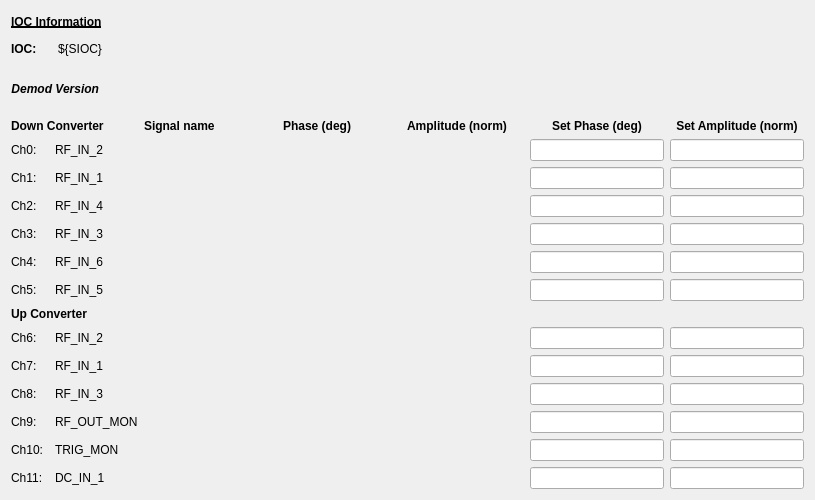
<?xml version="1.0" encoding="UTF-8"?>
<ui version="4.0">
 <class>Form</class>
 <widget class="QWidget" name="Form">
  <property name="geometry">
   <rect>
    <x>0</x>
    <y>0</y>
    <width>815</width>
    <height>500</height>
   </rect>
  </property>
  <property name="windowTitle">
   <string>Demodulator - ${DEV}</string>
  </property>
  <layout class="QVBoxLayout" name="verticalLayout">
   <item>
    <layout class="QGridLayout" name="gridLayout_2">
     <item row="1" column="1">
      <widget class="PyDMLabel" name="PyDMLabel_25">
       <property name="toolTip">
        <string/>
       </property>
       <property name="text">
        <string>${SIOC}</string>
       </property>
      </widget>
     </item>
     <item row="1" column="0">
      <widget class="QLabel" name="label_19">
       <property name="font">
        <font>
         <weight>75</weight>
         <bold>true</bold>
        </font>
       </property>
       <property name="text">
        <string>IOC: </string>
       </property>
      </widget>
     </item>
     <item row="1" column="2">
      <layout class="QHBoxLayout" name="horizontalLayout_2">
       <item>
        <spacer name="horizontalSpacer_2">
         <property name="orientation">
          <enum>Qt::Horizontal</enum>
         </property>
         <property name="sizeHint" stdset="0">
          <size>
           <width>40</width>
           <height>20</height>
          </size>
         </property>
        </spacer>
       </item>
      </layout>
     </item>
     <item row="0" column="0" colspan="2">
      <widget class="QLabel" name="label_18">
       <property name="font">
        <font>
         <weight>75</weight>
         <bold>true</bold>
         <underline>true</underline>
        </font>
       </property>
       <property name="text">
        <string>IOC Information</string>
       </property>
      </widget>
     </item>
    </layout>
   </item>
   <item>
    <layout class="QHBoxLayout" name="horizontalLayout">
     <item>
      <widget class="QLabel" name="label">
       <property name="font">
        <font>
         <weight>75</weight>
         <italic>true</italic>
         <bold>true</bold>
        </font>
       </property>
       <property name="text">
        <string>Demod Version</string>
       </property>
       <property name="alignment">
        <set>Qt::AlignRight|Qt::AlignTrailing|Qt::AlignVCenter</set>
       </property>
      </widget>
     </item>
     <item>
      <widget class="PyDMLabel" name="PyDMLabel_73">
       <property name="toolTip">
        <string/>
       </property>
       <property name="channel" stdset="0">
        <string>ca://${DEV}:DMOD_VER</string>
       </property>
       <property name="displayFormat" stdset="0">
        <enum>PyDMLabel::Hex</enum>
       </property>
      </widget>
     </item>
     <item>
      <spacer name="horizontalSpacer">
       <property name="orientation">
        <enum>Qt::Horizontal</enum>
       </property>
       <property name="sizeHint" stdset="0">
        <size>
         <width>40</width>
         <height>20</height>
        </size>
       </property>
      </spacer>
     </item>
    </layout>
   </item>
   <item>
    <layout class="QGridLayout" name="gridLayout">
     <item row="4" column="2">
      <widget class="QLabel" name="label_5">
       <property name="font">
        <font>
         <weight>50</weight>
         <bold>false</bold>
        </font>
       </property>
       <property name="text">
        <string>RF_IN_4</string>
       </property>
      </widget>
     </item>
     <item row="5" column="6">
      <widget class="PyDMLineEdit" name="PyDMLineEdit_4">
       <property name="toolTip">
        <string/>
       </property>
       <property name="alignment">
        <set>Qt::AlignCenter</set>
       </property>
       <property name="alarmSensitiveContent" stdset="0">
        <bool>true</bool>
       </property>
       <property name="channel" stdset="0">
        <string>ca://${DEV}:DMOD_ROT_PHASE3</string>
       </property>
      </widget>
     </item>
     <item row="3" column="5">
      <widget class="PyDMLabel" name="PyDMLabel_42">
       <property name="toolTip">
        <string/>
       </property>
       <property name="alignment">
        <set>Qt::AlignCenter</set>
       </property>
       <property name="alarmSensitiveContent" stdset="0">
        <bool>true</bool>
       </property>
       <property name="channel" stdset="0">
        <string>ca://${DEV}:DMOD_AMPL1</string>
       </property>
      </widget>
     </item>
     <item row="10" column="0">
      <widget class="QLabel" name="label_28">
       <property name="font">
        <font>
         <weight>50</weight>
         <bold>false</bold>
        </font>
       </property>
       <property name="text">
        <string>Ch7:</string>
       </property>
      </widget>
     </item>
     <item row="5" column="5">
      <widget class="PyDMLabel" name="PyDMLabel_44">
       <property name="toolTip">
        <string/>
       </property>
       <property name="alignment">
        <set>Qt::AlignCenter</set>
       </property>
       <property name="alarmSensitiveContent" stdset="0">
        <bool>true</bool>
       </property>
       <property name="channel" stdset="0">
        <string>ca://${DEV}:DMOD_AMPL3</string>
       </property>
      </widget>
     </item>
     <item row="7" column="0">
      <widget class="QLabel" name="label_26">
       <property name="font">
        <font>
         <weight>50</weight>
         <bold>false</bold>
        </font>
       </property>
       <property name="text">
        <string>Ch5:</string>
       </property>
      </widget>
     </item>
     <item row="11" column="5">
      <widget class="PyDMLabel" name="PyDMLabel_48">
       <property name="toolTip">
        <string/>
       </property>
       <property name="alignment">
        <set>Qt::AlignCenter</set>
       </property>
       <property name="alarmSensitiveContent" stdset="0">
        <bool>true</bool>
       </property>
       <property name="channel" stdset="0">
        <string>ca://${DEV}:DMOD_AMPL8</string>
       </property>
      </widget>
     </item>
     <item row="6" column="0">
      <widget class="QLabel" name="label_27">
       <property name="font">
        <font>
         <weight>50</weight>
         <bold>false</bold>
        </font>
       </property>
       <property name="text">
        <string>Ch4:</string>
       </property>
      </widget>
     </item>
     <item row="11" column="0">
      <widget class="QLabel" name="label_30">
       <property name="font">
        <font>
         <weight>50</weight>
         <bold>false</bold>
        </font>
       </property>
       <property name="text">
        <string>Ch8:</string>
       </property>
      </widget>
     </item>
     <item row="14" column="2">
      <widget class="QLabel" name="label_2">
       <property name="font">
        <font>
         <weight>50</weight>
         <bold>false</bold>
        </font>
       </property>
       <property name="text">
        <string>DC_IN_1</string>
       </property>
      </widget>
     </item>
     <item row="9" column="5">
      <widget class="PyDMLabel" name="PyDMLabel_47">
       <property name="toolTip">
        <string/>
       </property>
       <property name="alignment">
        <set>Qt::AlignCenter</set>
       </property>
       <property name="alarmSensitiveContent" stdset="0">
        <bool>true</bool>
       </property>
       <property name="channel" stdset="0">
        <string>ca://${DEV}:DMOD_AMPL6</string>
       </property>
      </widget>
     </item>
     <item row="9" column="0">
      <widget class="QLabel" name="label_29">
       <property name="font">
        <font>
         <weight>50</weight>
         <bold>false</bold>
        </font>
       </property>
       <property name="text">
        <string>Ch6:</string>
       </property>
      </widget>
     </item>
     <item row="13" column="0">
      <widget class="QLabel" name="label_32">
       <property name="font">
        <font>
         <weight>50</weight>
         <bold>false</bold>
        </font>
       </property>
       <property name="text">
        <string>Ch10:</string>
       </property>
      </widget>
     </item>
     <item row="3" column="7">
      <widget class="PyDMLineEdit" name="PyDMLineEdit_22">
       <property name="toolTip">
        <string/>
       </property>
       <property name="alignment">
        <set>Qt::AlignCenter</set>
       </property>
       <property name="alarmSensitiveContent" stdset="0">
        <bool>true</bool>
       </property>
       <property name="channel" stdset="0">
        <string>ca://${DEV}:DMOD_ROT_AMPL1</string>
       </property>
      </widget>
     </item>
     <item row="11" column="6">
      <widget class="PyDMLineEdit" name="PyDMLineEdit_9">
       <property name="toolTip">
        <string/>
       </property>
       <property name="alignment">
        <set>Qt::AlignCenter</set>
       </property>
       <property name="alarmSensitiveContent" stdset="0">
        <bool>true</bool>
       </property>
       <property name="channel" stdset="0">
        <string>ca://${DEV}:DMOD_ROT_PHASE8</string>
       </property>
      </widget>
     </item>
     <item row="3" column="6">
      <widget class="PyDMLineEdit" name="PyDMLineEdit_2">
       <property name="toolTip">
        <string/>
       </property>
       <property name="alignment">
        <set>Qt::AlignCenter</set>
       </property>
       <property name="alarmSensitiveContent" stdset="0">
        <bool>true</bool>
       </property>
       <property name="channel" stdset="0">
        <string>ca://${DEV}:DMOD_ROT_PHASE1</string>
       </property>
      </widget>
     </item>
     <item row="7" column="6">
      <widget class="PyDMLineEdit" name="PyDMLineEdit_6">
       <property name="toolTip">
        <string/>
       </property>
       <property name="alignment">
        <set>Qt::AlignCenter</set>
       </property>
       <property name="alarmSensitiveContent" stdset="0">
        <bool>true</bool>
       </property>
       <property name="channel" stdset="0">
        <string>ca://${DEV}:DMOD_ROT_PHASE5</string>
       </property>
      </widget>
     </item>
     <item row="3" column="0">
      <widget class="QLabel" name="label_14">
       <property name="font">
        <font>
         <weight>50</weight>
         <bold>false</bold>
        </font>
       </property>
       <property name="text">
        <string>Ch1:</string>
       </property>
      </widget>
     </item>
     <item row="14" column="0">
      <widget class="QLabel" name="label_33">
       <property name="font">
        <font>
         <weight>50</weight>
         <bold>false</bold>
        </font>
       </property>
       <property name="text">
        <string>Ch11:</string>
       </property>
      </widget>
     </item>
     <item row="5" column="4">
      <widget class="PyDMLabel" name="PyDMLabel_20">
       <property name="toolTip">
        <string/>
       </property>
       <property name="alignment">
        <set>Qt::AlignCenter</set>
       </property>
       <property name="alarmSensitiveContent" stdset="0">
        <bool>true</bool>
       </property>
       <property name="channel" stdset="0">
        <string>ca://${DEV}:DMOD_PHASE3</string>
       </property>
      </widget>
     </item>
     <item row="10" column="5">
      <widget class="PyDMLabel" name="PyDMLabel_40">
       <property name="toolTip">
        <string/>
       </property>
       <property name="alignment">
        <set>Qt::AlignCenter</set>
       </property>
       <property name="alarmSensitiveContent" stdset="0">
        <bool>true</bool>
       </property>
       <property name="channel" stdset="0">
        <string>ca://${DEV}:DMOD_AMPL7</string>
       </property>
      </widget>
     </item>
     <item row="6" column="5">
      <widget class="PyDMLabel" name="PyDMLabel_45">
       <property name="toolTip">
        <string/>
       </property>
       <property name="alignment">
        <set>Qt::AlignCenter</set>
       </property>
       <property name="alarmSensitiveContent" stdset="0">
        <bool>true</bool>
       </property>
       <property name="channel" stdset="0">
        <string>ca://${DEV}:DMOD_AMPL4</string>
       </property>
      </widget>
     </item>
     <item row="14" column="7">
      <widget class="PyDMLineEdit" name="PyDMLineEdit_21">
       <property name="toolTip">
        <string/>
       </property>
       <property name="alignment">
        <set>Qt::AlignCenter</set>
       </property>
       <property name="alarmSensitiveContent" stdset="0">
        <bool>true</bool>
       </property>
       <property name="channel" stdset="0">
        <string>ca://${DEV}:DMOD_ROT_AMPL11</string>
       </property>
      </widget>
     </item>
     <item row="13" column="5">
      <widget class="PyDMLabel" name="PyDMLabel_39">
       <property name="toolTip">
        <string/>
       </property>
       <property name="alignment">
        <set>Qt::AlignCenter</set>
       </property>
       <property name="alarmSensitiveContent" stdset="0">
        <bool>true</bool>
       </property>
       <property name="channel" stdset="0">
        <string>ca://${DEV}:DMOD_AMPL10</string>
       </property>
      </widget>
     </item>
     <item row="9" column="4">
      <widget class="PyDMLabel" name="PyDMLabel_23">
       <property name="toolTip">
        <string/>
       </property>
       <property name="alignment">
        <set>Qt::AlignCenter</set>
       </property>
       <property name="alarmSensitiveContent" stdset="0">
        <bool>true</bool>
       </property>
       <property name="channel" stdset="0">
        <string>ca://${DEV}:DMOD_PHASE6</string>
       </property>
      </widget>
     </item>
     <item row="10" column="2">
      <widget class="QLabel" name="label_10">
       <property name="font">
        <font>
         <weight>50</weight>
         <bold>false</bold>
        </font>
       </property>
       <property name="text">
        <string>RF_IN_1</string>
       </property>
      </widget>
     </item>
     <item row="10" column="7">
      <widget class="PyDMLineEdit" name="PyDMLineEdit_19">
       <property name="toolTip">
        <string/>
       </property>
       <property name="alignment">
        <set>Qt::AlignCenter</set>
       </property>
       <property name="alarmSensitiveContent" stdset="0">
        <bool>true</bool>
       </property>
       <property name="channel" stdset="0">
        <string>ca://${DEV}:DMOD_ROT_AMPL7</string>
       </property>
      </widget>
     </item>
     <item row="3" column="2">
      <widget class="QLabel" name="label_4">
       <property name="font">
        <font>
         <weight>50</weight>
         <bold>false</bold>
        </font>
       </property>
       <property name="text">
        <string>RF_IN_1</string>
       </property>
      </widget>
     </item>
     <item row="4" column="5">
      <widget class="PyDMLabel" name="PyDMLabel_43">
       <property name="toolTip">
        <string/>
       </property>
       <property name="alignment">
        <set>Qt::AlignCenter</set>
       </property>
       <property name="alarmSensitiveContent" stdset="0">
        <bool>true</bool>
       </property>
       <property name="channel" stdset="0">
        <string>ca://${DEV}:DMOD_AMPL2</string>
       </property>
      </widget>
     </item>
     <item row="4" column="7">
      <widget class="PyDMLineEdit" name="PyDMLineEdit_24">
       <property name="toolTip">
        <string/>
       </property>
       <property name="alignment">
        <set>Qt::AlignCenter</set>
       </property>
       <property name="alarmSensitiveContent" stdset="0">
        <bool>true</bool>
       </property>
       <property name="channel" stdset="0">
        <string>ca://${DEV}:DMOD_ROT_AMPL2</string>
       </property>
      </widget>
     </item>
     <item row="7" column="2">
      <widget class="QLabel" name="label_8">
       <property name="font">
        <font>
         <weight>50</weight>
         <bold>false</bold>
        </font>
       </property>
       <property name="text">
        <string>RF_IN_5</string>
       </property>
      </widget>
     </item>
     <item row="12" column="5">
      <widget class="PyDMLabel" name="PyDMLabel_38">
       <property name="toolTip">
        <string/>
       </property>
       <property name="alignment">
        <set>Qt::AlignCenter</set>
       </property>
       <property name="alarmSensitiveContent" stdset="0">
        <bool>true</bool>
       </property>
       <property name="channel" stdset="0">
        <string>ca://${DEV}:DMOD_AMPL9</string>
       </property>
      </widget>
     </item>
     <item row="14" column="6">
      <widget class="PyDMLineEdit" name="PyDMLineEdit_12">
       <property name="toolTip">
        <string/>
       </property>
       <property name="alignment">
        <set>Qt::AlignCenter</set>
       </property>
       <property name="alarmSensitiveContent" stdset="0">
        <bool>true</bool>
       </property>
       <property name="channel" stdset="0">
        <string>ca://${DEV}:DMOD_ROT_PHASE11</string>
       </property>
      </widget>
     </item>
     <item row="12" column="2">
      <widget class="QLabel" name="label_12">
       <property name="font">
        <font>
         <weight>50</weight>
         <bold>false</bold>
        </font>
       </property>
       <property name="text">
        <string>RF_OUT_MON</string>
       </property>
      </widget>
     </item>
     <item row="12" column="6">
      <widget class="PyDMLineEdit" name="PyDMLineEdit_10">
       <property name="toolTip">
        <string/>
       </property>
       <property name="alignment">
        <set>Qt::AlignCenter</set>
       </property>
       <property name="alarmSensitiveContent" stdset="0">
        <bool>true</bool>
       </property>
       <property name="channel" stdset="0">
        <string>ca://${DEV}:DMOD_ROT_PHASE9</string>
       </property>
      </widget>
     </item>
     <item row="10" column="4">
      <widget class="PyDMLabel" name="PyDMLabel_16">
       <property name="toolTip">
        <string/>
       </property>
       <property name="alignment">
        <set>Qt::AlignCenter</set>
       </property>
       <property name="alarmSensitiveContent" stdset="0">
        <bool>true</bool>
       </property>
       <property name="channel" stdset="0">
        <string>ca://${DEV}:DMOD_PHASE7</string>
       </property>
      </widget>
     </item>
     <item row="9" column="2">
      <widget class="QLabel" name="label_9">
       <property name="font">
        <font>
         <weight>50</weight>
         <bold>false</bold>
        </font>
       </property>
       <property name="text">
        <string>RF_IN_2</string>
       </property>
      </widget>
     </item>
     <item row="6" column="6">
      <widget class="PyDMLineEdit" name="PyDMLineEdit_5">
       <property name="toolTip">
        <string/>
       </property>
       <property name="alignment">
        <set>Qt::AlignCenter</set>
       </property>
       <property name="alarmSensitiveContent" stdset="0">
        <bool>true</bool>
       </property>
       <property name="channel" stdset="0">
        <string>ca://${DEV}:DMOD_ROT_PHASE4</string>
       </property>
      </widget>
     </item>
     <item row="6" column="4">
      <widget class="PyDMLabel" name="PyDMLabel_21">
       <property name="toolTip">
        <string/>
       </property>
       <property name="alignment">
        <set>Qt::AlignCenter</set>
       </property>
       <property name="alarmSensitiveContent" stdset="0">
        <bool>true</bool>
       </property>
       <property name="channel" stdset="0">
        <string>ca://${DEV}:DMOD_PHASE4</string>
       </property>
      </widget>
     </item>
     <item row="11" column="2">
      <widget class="QLabel" name="label_11">
       <property name="font">
        <font>
         <weight>50</weight>
         <bold>false</bold>
        </font>
       </property>
       <property name="text">
        <string>RF_IN_3</string>
       </property>
      </widget>
     </item>
     <item row="10" column="6">
      <widget class="PyDMLineEdit" name="PyDMLineEdit_8">
       <property name="toolTip">
        <string/>
       </property>
       <property name="alignment">
        <set>Qt::AlignCenter</set>
       </property>
       <property name="alarmSensitiveContent" stdset="0">
        <bool>true</bool>
       </property>
       <property name="channel" stdset="0">
        <string>ca://${DEV}:DMOD_ROT_PHASE7</string>
       </property>
      </widget>
     </item>
     <item row="11" column="7">
      <widget class="PyDMLineEdit" name="PyDMLineEdit_20">
       <property name="toolTip">
        <string/>
       </property>
       <property name="alignment">
        <set>Qt::AlignCenter</set>
       </property>
       <property name="alarmSensitiveContent" stdset="0">
        <bool>true</bool>
       </property>
       <property name="channel" stdset="0">
        <string>ca://${DEV}:DMOD_ROT_AMPL8</string>
       </property>
      </widget>
     </item>
     <item row="6" column="7">
      <widget class="PyDMLineEdit" name="PyDMLineEdit_18">
       <property name="toolTip">
        <string/>
       </property>
       <property name="alignment">
        <set>Qt::AlignCenter</set>
       </property>
       <property name="alarmSensitiveContent" stdset="0">
        <bool>true</bool>
       </property>
       <property name="channel" stdset="0">
        <string>ca://${DEV}:DMOD_ROT_AMPL4</string>
       </property>
      </widget>
     </item>
     <item row="2" column="5">
      <widget class="PyDMLabel" name="PyDMLabel_41">
       <property name="toolTip">
        <string/>
       </property>
       <property name="alignment">
        <set>Qt::AlignCenter</set>
       </property>
       <property name="alarmSensitiveContent" stdset="0">
        <bool>true</bool>
       </property>
       <property name="channel" stdset="0">
        <string>ca://${DEV}:DMOD_AMPL0</string>
       </property>
      </widget>
     </item>
     <item row="12" column="4">
      <widget class="PyDMLabel" name="PyDMLabel_14">
       <property name="toolTip">
        <string/>
       </property>
       <property name="alignment">
        <set>Qt::AlignCenter</set>
       </property>
       <property name="alarmSensitiveContent" stdset="0">
        <bool>true</bool>
       </property>
       <property name="channel" stdset="0">
        <string>ca://${DEV}:DMOD_PHASE9</string>
       </property>
      </widget>
     </item>
     <item row="13" column="4">
      <widget class="PyDMLabel" name="PyDMLabel_15">
       <property name="toolTip">
        <string/>
       </property>
       <property name="alignment">
        <set>Qt::AlignCenter</set>
       </property>
       <property name="alarmSensitiveContent" stdset="0">
        <bool>true</bool>
       </property>
       <property name="channel" stdset="0">
        <string>ca://${DEV}:DMOD_PHASE10</string>
       </property>
      </widget>
     </item>
     <item row="12" column="7">
      <widget class="PyDMLineEdit" name="PyDMLineEdit_17">
       <property name="toolTip">
        <string/>
       </property>
       <property name="alignment">
        <set>Qt::AlignCenter</set>
       </property>
       <property name="alarmSensitiveContent" stdset="0">
        <bool>true</bool>
       </property>
       <property name="channel" stdset="0">
        <string>ca://${DEV}:DMOD_ROT_AMPL9</string>
       </property>
      </widget>
     </item>
     <item row="13" column="2">
      <widget class="QLabel" name="label_13">
       <property name="font">
        <font>
         <weight>50</weight>
         <bold>false</bold>
        </font>
       </property>
       <property name="text">
        <string>TRIG_MON</string>
       </property>
      </widget>
     </item>
     <item row="2" column="4">
      <widget class="PyDMLabel" name="PyDMLabel_17">
       <property name="toolTip">
        <string/>
       </property>
       <property name="alignment">
        <set>Qt::AlignCenter</set>
       </property>
       <property name="alarmSensitiveContent" stdset="0">
        <bool>true</bool>
       </property>
       <property name="channel" stdset="0">
        <string>ca://${DEV}:DMOD_PHASE0</string>
       </property>
      </widget>
     </item>
     <item row="5" column="0">
      <widget class="QLabel" name="label_24">
       <property name="font">
        <font>
         <weight>50</weight>
         <bold>false</bold>
        </font>
       </property>
       <property name="text">
        <string>Ch3:</string>
       </property>
      </widget>
     </item>
     <item row="14" column="5">
      <widget class="PyDMLabel" name="PyDMLabel_46">
       <property name="toolTip">
        <string/>
       </property>
       <property name="alignment">
        <set>Qt::AlignCenter</set>
       </property>
       <property name="alarmSensitiveContent" stdset="0">
        <bool>true</bool>
       </property>
       <property name="channel" stdset="0">
        <string>ca://${DEV}:DMOD_AMPL11</string>
       </property>
      </widget>
     </item>
     <item row="12" column="0">
      <widget class="QLabel" name="label_31">
       <property name="font">
        <font>
         <weight>50</weight>
         <bold>false</bold>
        </font>
       </property>
       <property name="text">
        <string>Ch9:</string>
       </property>
      </widget>
     </item>
     <item row="7" column="4">
      <widget class="PyDMLabel" name="PyDMLabel_13">
       <property name="toolTip">
        <string/>
       </property>
       <property name="alignment">
        <set>Qt::AlignCenter</set>
       </property>
       <property name="alarmSensitiveContent" stdset="0">
        <bool>true</bool>
       </property>
       <property name="channel" stdset="0">
        <string>ca://${DEV}:DMOD_PHASE5</string>
       </property>
      </widget>
     </item>
     <item row="4" column="0">
      <widget class="QLabel" name="label_25">
       <property name="font">
        <font>
         <weight>50</weight>
         <bold>false</bold>
        </font>
       </property>
       <property name="text">
        <string>Ch2:</string>
       </property>
      </widget>
     </item>
     <item row="3" column="4">
      <widget class="PyDMLabel" name="PyDMLabel_18">
       <property name="toolTip">
        <string/>
       </property>
       <property name="alignment">
        <set>Qt::AlignCenter</set>
       </property>
       <property name="alarmSensitiveContent" stdset="0">
        <bool>true</bool>
       </property>
       <property name="channel" stdset="0">
        <string>ca://${DEV}:DMOD_PHASE1</string>
       </property>
      </widget>
     </item>
     <item row="13" column="6">
      <widget class="PyDMLineEdit" name="PyDMLineEdit_11">
       <property name="toolTip">
        <string/>
       </property>
       <property name="alignment">
        <set>Qt::AlignCenter</set>
       </property>
       <property name="alarmSensitiveContent" stdset="0">
        <bool>true</bool>
       </property>
       <property name="channel" stdset="0">
        <string>ca://${DEV}:DMOD_ROT_PHASE10</string>
       </property>
      </widget>
     </item>
     <item row="2" column="0">
      <widget class="QLabel" name="label_16">
       <property name="font">
        <font>
         <weight>50</weight>
         <bold>false</bold>
        </font>
       </property>
       <property name="text">
        <string>Ch0:</string>
       </property>
      </widget>
     </item>
     <item row="4" column="6">
      <widget class="PyDMLineEdit" name="PyDMLineEdit_3">
       <property name="toolTip">
        <string/>
       </property>
       <property name="alignment">
        <set>Qt::AlignCenter</set>
       </property>
       <property name="alarmSensitiveContent" stdset="0">
        <bool>true</bool>
       </property>
       <property name="channel" stdset="0">
        <string>ca://${DEV}:DMOD_ROT_PHASE2</string>
       </property>
      </widget>
     </item>
     <item row="2" column="2">
      <widget class="QLabel" name="label_3">
       <property name="font">
        <font>
         <weight>50</weight>
         <bold>false</bold>
        </font>
       </property>
       <property name="text">
        <string>RF_IN_2</string>
       </property>
      </widget>
     </item>
     <item row="2" column="6">
      <widget class="PyDMLineEdit" name="PyDMLineEdit">
       <property name="toolTip">
        <string/>
       </property>
       <property name="alignment">
        <set>Qt::AlignCenter</set>
       </property>
       <property name="alarmSensitiveContent" stdset="0">
        <bool>true</bool>
       </property>
       <property name="channel" stdset="0">
        <string>ca://${DEV}:DMOD_ROT_PHASE0</string>
       </property>
      </widget>
     </item>
     <item row="5" column="2">
      <widget class="QLabel" name="label_6">
       <property name="font">
        <font>
         <weight>50</weight>
         <bold>false</bold>
        </font>
       </property>
       <property name="text">
        <string>RF_IN_3</string>
       </property>
      </widget>
     </item>
     <item row="2" column="7">
      <widget class="PyDMLineEdit" name="PyDMLineEdit_15">
       <property name="toolTip">
        <string/>
       </property>
       <property name="alignment">
        <set>Qt::AlignCenter</set>
       </property>
       <property name="alarmSensitiveContent" stdset="0">
        <bool>true</bool>
       </property>
       <property name="channel" stdset="0">
        <string>ca://${DEV}:DMOD_ROT_AMPL0</string>
       </property>
      </widget>
     </item>
     <item row="13" column="7">
      <widget class="PyDMLineEdit" name="PyDMLineEdit_13">
       <property name="toolTip">
        <string/>
       </property>
       <property name="alignment">
        <set>Qt::AlignCenter</set>
       </property>
       <property name="alarmSensitiveContent" stdset="0">
        <bool>true</bool>
       </property>
       <property name="channel" stdset="0">
        <string>ca://${DEV}:DMOD_ROT_AMPL10</string>
       </property>
      </widget>
     </item>
     <item row="14" column="4">
      <widget class="PyDMLabel" name="PyDMLabel_22">
       <property name="toolTip">
        <string/>
       </property>
       <property name="alignment">
        <set>Qt::AlignCenter</set>
       </property>
       <property name="alarmSensitiveContent" stdset="0">
        <bool>true</bool>
       </property>
       <property name="channel" stdset="0">
        <string>ca://${DEV}:DMOD_PHASE11</string>
       </property>
      </widget>
     </item>
     <item row="7" column="7">
      <widget class="PyDMLineEdit" name="PyDMLineEdit_14">
       <property name="toolTip">
        <string/>
       </property>
       <property name="alignment">
        <set>Qt::AlignCenter</set>
       </property>
       <property name="alarmSensitiveContent" stdset="0">
        <bool>true</bool>
       </property>
       <property name="channel" stdset="0">
        <string>ca://${DEV}:DMOD_ROT_AMPL5</string>
       </property>
      </widget>
     </item>
     <item row="9" column="6">
      <widget class="PyDMLineEdit" name="PyDMLineEdit_7">
       <property name="toolTip">
        <string/>
       </property>
       <property name="alignment">
        <set>Qt::AlignCenter</set>
       </property>
       <property name="alarmSensitiveContent" stdset="0">
        <bool>true</bool>
       </property>
       <property name="channel" stdset="0">
        <string>ca://${DEV}:DMOD_ROT_PHASE6</string>
       </property>
      </widget>
     </item>
     <item row="9" column="7">
      <widget class="PyDMLineEdit" name="PyDMLineEdit_23">
       <property name="toolTip">
        <string/>
       </property>
       <property name="alignment">
        <set>Qt::AlignCenter</set>
       </property>
       <property name="alarmSensitiveContent" stdset="0">
        <bool>true</bool>
       </property>
       <property name="channel" stdset="0">
        <string>ca://${DEV}:DMOD_ROT_AMPL6</string>
       </property>
      </widget>
     </item>
     <item row="11" column="4">
      <widget class="PyDMLabel" name="PyDMLabel_24">
       <property name="toolTip">
        <string/>
       </property>
       <property name="alignment">
        <set>Qt::AlignCenter</set>
       </property>
       <property name="alarmSensitiveContent" stdset="0">
        <bool>true</bool>
       </property>
       <property name="channel" stdset="0">
        <string>ca://${DEV}:DMOD_PHASE8</string>
       </property>
      </widget>
     </item>
     <item row="6" column="2">
      <widget class="QLabel" name="label_7">
       <property name="font">
        <font>
         <weight>50</weight>
         <bold>false</bold>
        </font>
       </property>
       <property name="text">
        <string>RF_IN_6</string>
       </property>
      </widget>
     </item>
     <item row="7" column="5">
      <widget class="PyDMLabel" name="PyDMLabel_37">
       <property name="toolTip">
        <string/>
       </property>
       <property name="alignment">
        <set>Qt::AlignCenter</set>
       </property>
       <property name="alarmSensitiveContent" stdset="0">
        <bool>true</bool>
       </property>
       <property name="channel" stdset="0">
        <string>ca://${DEV}:DMOD_AMPL5</string>
       </property>
      </widget>
     </item>
     <item row="4" column="4">
      <widget class="PyDMLabel" name="PyDMLabel_19">
       <property name="toolTip">
        <string/>
       </property>
       <property name="alignment">
        <set>Qt::AlignCenter</set>
       </property>
       <property name="alarmSensitiveContent" stdset="0">
        <bool>true</bool>
       </property>
       <property name="channel" stdset="0">
        <string>ca://${DEV}:DMOD_PHASE2</string>
       </property>
      </widget>
     </item>
     <item row="5" column="7">
      <widget class="PyDMLineEdit" name="PyDMLineEdit_16">
       <property name="toolTip">
        <string/>
       </property>
       <property name="alignment">
        <set>Qt::AlignCenter</set>
       </property>
       <property name="alarmSensitiveContent" stdset="0">
        <bool>true</bool>
       </property>
       <property name="channel" stdset="0">
        <string>ca://${DEV}:DMOD_ROT_AMPL3</string>
       </property>
      </widget>
     </item>
     <item row="2" column="3">
      <widget class="PyDMLabel" name="PyDMLabel">
       <property name="minimumSize">
        <size>
         <width>100</width>
         <height>0</height>
        </size>
       </property>
       <property name="maximumSize">
        <size>
         <width>200</width>
         <height>16777215</height>
        </size>
       </property>
       <property name="toolTip">
        <string/>
       </property>
       <property name="channel" stdset="0">
        <string>ca://${DEV}:DMOD_LABEL0</string>
       </property>
       <property name="displayFormat" stdset="0">
        <enum>PyDMLabel::String</enum>
       </property>
      </widget>
     </item>
     <item row="3" column="3">
      <widget class="PyDMLabel" name="PyDMLabel_2">
       <property name="minimumSize">
        <size>
         <width>100</width>
         <height>0</height>
        </size>
       </property>
       <property name="maximumSize">
        <size>
         <width>200</width>
         <height>16777215</height>
        </size>
       </property>
       <property name="toolTip">
        <string/>
       </property>
       <property name="channel" stdset="0">
        <string>ca://${DEV}:DMOD_LABEL1</string>
       </property>
       <property name="displayFormat" stdset="0">
        <enum>PyDMLabel::String</enum>
       </property>
      </widget>
     </item>
     <item row="4" column="3">
      <widget class="PyDMLabel" name="PyDMLabel_3">
       <property name="minimumSize">
        <size>
         <width>100</width>
         <height>0</height>
        </size>
       </property>
       <property name="maximumSize">
        <size>
         <width>200</width>
         <height>16777215</height>
        </size>
       </property>
       <property name="toolTip">
        <string/>
       </property>
       <property name="channel" stdset="0">
        <string>ca://${DEV}:DMOD_LABEL2</string>
       </property>
       <property name="displayFormat" stdset="0">
        <enum>PyDMLabel::String</enum>
       </property>
      </widget>
     </item>
     <item row="5" column="3">
      <widget class="PyDMLabel" name="PyDMLabel_4">
       <property name="minimumSize">
        <size>
         <width>100</width>
         <height>0</height>
        </size>
       </property>
       <property name="maximumSize">
        <size>
         <width>200</width>
         <height>16777215</height>
        </size>
       </property>
       <property name="toolTip">
        <string/>
       </property>
       <property name="channel" stdset="0">
        <string>ca://${DEV}:DMOD_LABEL3</string>
       </property>
       <property name="displayFormat" stdset="0">
        <enum>PyDMLabel::String</enum>
       </property>
      </widget>
     </item>
     <item row="6" column="3">
      <widget class="PyDMLabel" name="PyDMLabel_5">
       <property name="minimumSize">
        <size>
         <width>100</width>
         <height>0</height>
        </size>
       </property>
       <property name="maximumSize">
        <size>
         <width>200</width>
         <height>16777215</height>
        </size>
       </property>
       <property name="toolTip">
        <string/>
       </property>
       <property name="channel" stdset="0">
        <string>ca://${DEV}:DMOD_LABEL4</string>
       </property>
       <property name="displayFormat" stdset="0">
        <enum>PyDMLabel::String</enum>
       </property>
      </widget>
     </item>
     <item row="9" column="3">
      <widget class="PyDMLabel" name="PyDMLabel_7">
       <property name="minimumSize">
        <size>
         <width>100</width>
         <height>0</height>
        </size>
       </property>
       <property name="maximumSize">
        <size>
         <width>200</width>
         <height>16777215</height>
        </size>
       </property>
       <property name="toolTip">
        <string/>
       </property>
       <property name="channel" stdset="0">
        <string>ca://${DEV}:DMOD_LABEL6</string>
       </property>
       <property name="displayFormat" stdset="0">
        <enum>PyDMLabel::String</enum>
       </property>
      </widget>
     </item>
     <item row="10" column="3">
      <widget class="PyDMLabel" name="PyDMLabel_8">
       <property name="minimumSize">
        <size>
         <width>100</width>
         <height>0</height>
        </size>
       </property>
       <property name="maximumSize">
        <size>
         <width>200</width>
         <height>16777215</height>
        </size>
       </property>
       <property name="toolTip">
        <string/>
       </property>
       <property name="channel" stdset="0">
        <string>ca://${DEV}:DMOD_LABEL7</string>
       </property>
       <property name="displayFormat" stdset="0">
        <enum>PyDMLabel::String</enum>
       </property>
      </widget>
     </item>
     <item row="7" column="3">
      <widget class="PyDMLabel" name="PyDMLabel_6">
       <property name="minimumSize">
        <size>
         <width>100</width>
         <height>0</height>
        </size>
       </property>
       <property name="maximumSize">
        <size>
         <width>200</width>
         <height>16777215</height>
        </size>
       </property>
       <property name="toolTip">
        <string/>
       </property>
       <property name="channel" stdset="0">
        <string>ca://${DEV}:DMOD_LABEL5</string>
       </property>
       <property name="displayFormat" stdset="0">
        <enum>PyDMLabel::String</enum>
       </property>
      </widget>
     </item>
     <item row="11" column="3">
      <widget class="PyDMLabel" name="PyDMLabel_9">
       <property name="minimumSize">
        <size>
         <width>100</width>
         <height>0</height>
        </size>
       </property>
       <property name="maximumSize">
        <size>
         <width>200</width>
         <height>16777215</height>
        </size>
       </property>
       <property name="toolTip">
        <string/>
       </property>
       <property name="channel" stdset="0">
        <string>ca://${DEV}:DMOD_LABEL8</string>
       </property>
       <property name="displayFormat" stdset="0">
        <enum>PyDMLabel::String</enum>
       </property>
      </widget>
     </item>
     <item row="12" column="3">
      <widget class="PyDMLabel" name="PyDMLabel_10">
       <property name="minimumSize">
        <size>
         <width>100</width>
         <height>0</height>
        </size>
       </property>
       <property name="maximumSize">
        <size>
         <width>200</width>
         <height>16777215</height>
        </size>
       </property>
       <property name="toolTip">
        <string/>
       </property>
       <property name="channel" stdset="0">
        <string>ca://${DEV}:DMOD_LABEL9</string>
       </property>
       <property name="displayFormat" stdset="0">
        <enum>PyDMLabel::String</enum>
       </property>
      </widget>
     </item>
     <item row="13" column="3">
      <widget class="PyDMLabel" name="PyDMLabel_11">
       <property name="minimumSize">
        <size>
         <width>100</width>
         <height>0</height>
        </size>
       </property>
       <property name="maximumSize">
        <size>
         <width>200</width>
         <height>16777215</height>
        </size>
       </property>
       <property name="toolTip">
        <string/>
       </property>
       <property name="channel" stdset="0">
        <string>ca://${DEV}:DMOD_LABEL10</string>
       </property>
       <property name="displayFormat" stdset="0">
        <enum>PyDMLabel::String</enum>
       </property>
      </widget>
     </item>
     <item row="14" column="3">
      <widget class="PyDMLabel" name="PyDMLabel_12">
       <property name="minimumSize">
        <size>
         <width>100</width>
         <height>0</height>
        </size>
       </property>
       <property name="maximumSize">
        <size>
         <width>200</width>
         <height>16777215</height>
        </size>
       </property>
       <property name="toolTip">
        <string/>
       </property>
       <property name="channel" stdset="0">
        <string>ca://${DEV}:DMOD_LABEL11</string>
       </property>
       <property name="displayFormat" stdset="0">
        <enum>PyDMLabel::String</enum>
       </property>
      </widget>
     </item>
     <item row="1" column="0" colspan="3">
      <widget class="QLabel" name="label_22">
       <property name="font">
        <font>
         <weight>75</weight>
         <bold>true</bold>
        </font>
       </property>
       <property name="text">
        <string>Down Converter</string>
       </property>
      </widget>
     </item>
     <item row="8" column="0" colspan="3">
      <widget class="QLabel" name="label_23">
       <property name="font">
        <font>
         <weight>75</weight>
         <bold>true</bold>
        </font>
       </property>
       <property name="text">
        <string>Up Converter</string>
       </property>
      </widget>
     </item>
     <item row="1" column="3">
      <widget class="QLabel" name="label_34">
       <property name="font">
        <font>
         <weight>75</weight>
         <bold>true</bold>
        </font>
       </property>
       <property name="text">
        <string>Signal name</string>
       </property>
      </widget>
     </item>
     <item row="1" column="4">
      <widget class="QLabel" name="label_15">
       <property name="sizePolicy">
        <sizepolicy hsizetype="Preferred" vsizetype="Preferred">
         <horstretch>1</horstretch>
         <verstretch>0</verstretch>
        </sizepolicy>
       </property>
       <property name="font">
        <font>
         <weight>75</weight>
         <bold>true</bold>
        </font>
       </property>
       <property name="text">
        <string>Phase (deg)</string>
       </property>
       <property name="alignment">
        <set>Qt::AlignCenter</set>
       </property>
      </widget>
     </item>
     <item row="1" column="5">
      <widget class="QLabel" name="label_17">
       <property name="sizePolicy">
        <sizepolicy hsizetype="Preferred" vsizetype="Preferred">
         <horstretch>1</horstretch>
         <verstretch>0</verstretch>
        </sizepolicy>
       </property>
       <property name="font">
        <font>
         <weight>75</weight>
         <bold>true</bold>
        </font>
       </property>
       <property name="text">
        <string>Amplitude (norm)</string>
       </property>
       <property name="alignment">
        <set>Qt::AlignCenter</set>
       </property>
      </widget>
     </item>
     <item row="1" column="6">
      <widget class="QLabel" name="label_20">
       <property name="sizePolicy">
        <sizepolicy hsizetype="Preferred" vsizetype="Preferred">
         <horstretch>1</horstretch>
         <verstretch>0</verstretch>
        </sizepolicy>
       </property>
       <property name="font">
        <font>
         <weight>75</weight>
         <bold>true</bold>
        </font>
       </property>
       <property name="text">
        <string>Set Phase (deg)</string>
       </property>
       <property name="alignment">
        <set>Qt::AlignCenter</set>
       </property>
      </widget>
     </item>
     <item row="1" column="7">
      <widget class="QLabel" name="label_21">
       <property name="sizePolicy">
        <sizepolicy hsizetype="Preferred" vsizetype="Preferred">
         <horstretch>1</horstretch>
         <verstretch>0</verstretch>
        </sizepolicy>
       </property>
       <property name="font">
        <font>
         <weight>75</weight>
         <bold>true</bold>
        </font>
       </property>
       <property name="text">
        <string>Set Amplitude (norm)</string>
       </property>
       <property name="alignment">
        <set>Qt::AlignCenter</set>
       </property>
      </widget>
     </item>
    </layout>
   </item>
  </layout>
 </widget>
 <customwidgets>
  <customwidget>
   <class>PyDMLabel</class>
   <extends>QLabel</extends>
   <header>pydm.widgets.label</header>
  </customwidget>
  <customwidget>
   <class>PyDMLineEdit</class>
   <extends>QLineEdit</extends>
   <header>pydm.widgets.line_edit</header>
  </customwidget>
 </customwidgets>
 <resources/>
 <connections/>
</ui>
